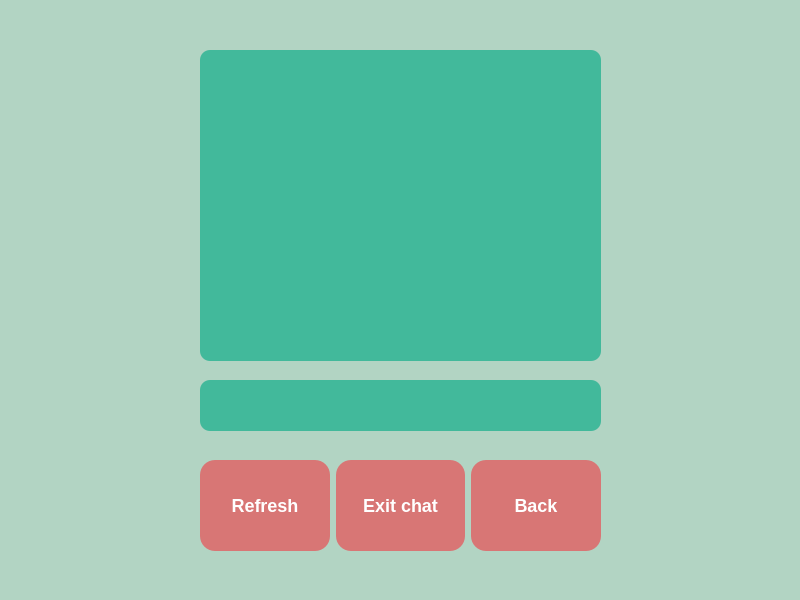
<?xml version="1.0" encoding="UTF-8"?>
<ui version="4.0">
 <class>MainWindow</class>
 <widget class="QMainWindow" name="MainWindow">
  <property name="geometry">
   <rect>
    <x>0</x>
    <y>0</y>
    <width>800</width>
    <height>600</height>
   </rect>
  </property>
  <property name="windowTitle">
   <string>Chat with doctor</string>
  </property>
  <property name="styleSheet">
   <string notr="true">
QWidget
{
	background-color: rgb(178, 212, 195);
	color: white;

}


/*-----QLabel-----*/
QLabel
{
	background-color: transparent;
	color: white;
	font-weight: bold;
	font-size: 18px;


}


/*-----QPushButton-----*/
QPushButton
{
	background-color: rgb(216, 118, 117);
	color: #fff;
	font-size: 18px;
	font-weight: bold;
	border-top-right-radius: 15px;
	border-top-left-radius: 15px;
	border-bottom-right-radius: 15px;
	border-bottom-left-radius: 15px;
	padding: 10px;

}


QPushButton::disabled
{
	background-color: #5c5c5c;

}


QPushButton::hover
{
	background-color: rgb(207, 86, 86);

}


QPushButton::pressed
{
	background-color: rgb(190, 54, 54);

}



/*-----QLineEdit-----*/
QLineEdit
{
	background-color: rgb(66, 185, 155);
	color: white;
    font-weight: bold;
	border-top-right-radius: 10px;
	border-top-left-radius: 10px;
	border-bottom-right-radius: 10px;
	border-bottom-left-radius: 10px;
	border: none;
	padding: 5px;
	font-size: 15px;


}




QTextEdit
{
	background-color: rgb(66, 185, 155);
	color: white;
	border: none;
    font-weight: bold;
	font-size: 13px;
	padding: 5px;
	border-top-right-radius: 10px;
	border-top-left-radius: 10px;
	border-bottom-right-radius: 10px;
	border-bottom-left-radius: 10px;

}

QTextEdit::hover
{
	background-color: rgb(53, 151, 126);

}
</string>
  </property>
  <widget class="QWidget" name="centralwidget">
   <widget class="QLineEdit" name="chatbox">
    <property name="geometry">
     <rect>
      <x>200</x>
      <y>380</y>
      <width>401</width>
      <height>51</height>
     </rect>
    </property>
   </widget>
   <widget class="QTextBrowser" name="browser">
    <property name="geometry">
     <rect>
      <x>200</x>
      <y>50</y>
      <width>401</width>
      <height>311</height>
     </rect>
    </property>
   </widget>
   <widget class="QWidget" name="horizontalLayoutWidget">
    <property name="geometry">
     <rect>
      <x>200</x>
      <y>460</y>
      <width>401</width>
      <height>91</height>
     </rect>
    </property>
    <property name="maximumSize">
     <size>
      <width>3000</width>
      <height>200</height>
     </size>
    </property>
    <layout class="QHBoxLayout" name="horizontalLayout">
     <item>
      <widget class="QPushButton" name="refresh">
       <property name="maximumSize">
        <size>
         <width>3000</width>
         <height>200</height>
        </size>
       </property>
       <property name="text">
        <string>Refresh</string>
       </property>
      </widget>
     </item>
     <item>
      <widget class="QPushButton" name="exit">
       <property name="maximumSize">
        <size>
         <width>3000</width>
         <height>200</height>
        </size>
       </property>
       <property name="text">
        <string>Exit chat</string>
       </property>
      </widget>
     </item>
     <item>
      <widget class="QPushButton" name="back">
       <property name="maximumSize">
        <size>
         <width>3000</width>
         <height>200</height>
        </size>
       </property>
       <property name="text">
        <string>Back</string>
       </property>
      </widget>
     </item>
    </layout>
   </widget>
  </widget>
  <widget class="QStatusBar" name="statusbar"/>
 </widget>
 <resources/>
 <connections/>
</ui>
